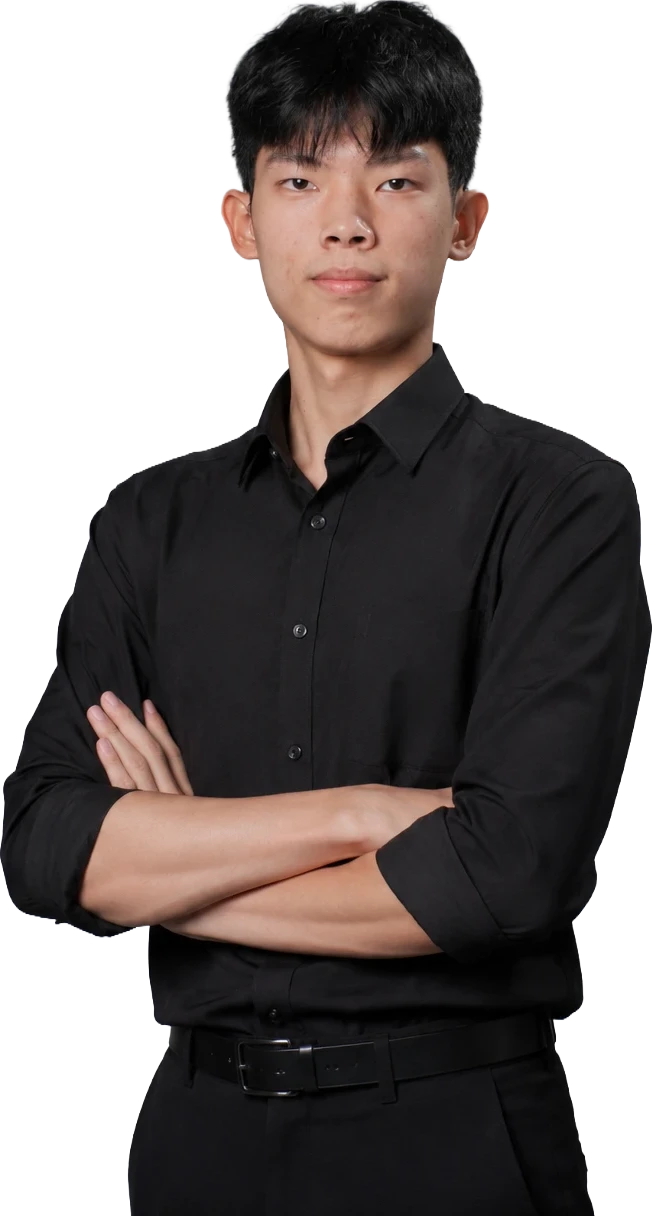
#> input picture assets/character.webp, 652 x 1216 px, found by its file name
$ python toonify.py assets/character.webp assets/character-toon.webp
#> lines starting #> are read from the running program, lines starting #| are printed output that depends on the picture
"""Ubah foto berlatar transparan jadi ilustrasi biru ala Persona 3 Reload.

Pakai:  python tools/toonify.py assets/character.webp assets/character-toon.webp

Langkah: grayscale -> diterangkan -> 5 warna (navy, biru, cyan, biru pucat, putih)
lalu dikali garis hitam hasil deteksi tepi. Transparansi foto asli dipertahankan.
"""
import sys

import numpy as np
from PIL import Image, ImageFilter

PALETTE = np.array([
    (3, 8, 34),       # bayangan paling gelap (hampir hitam)
    (10, 36, 122),    # biru tua
    (58, 168, 255),   # cyan
    (214, 241, 255),  # biru pucat
    (255, 255, 255),  # sorotan
], dtype=np.float32) / 255
THRESHOLDS = [0.24, 0.40, 0.56, 0.70]  # batas kecerahan antar warna di atas
SCALE = 1.6       # perbesar dulu supaya garis lebih halus
GAMMA = 0.62      # < 1 = lebih terang (baju hitam jadi ada detail)
BLUR = 1.4        # haluskan sebelum dibagi warna
INK = 14.0        # makin besar makin tebal/banyak garis
INK_OFFSET = 1.2
OUTLINE = 5        # tebal garis luar siluet (px, setelah diperbesar)


def toonify(src, dst):
#> called with src = 'assets/character.webp', dst = 'assets/character-toon.webp'
    im = Image.open(src).convert("RGBA")
#> im is the input picture: PIL image 652x1216 RGBA; mean R, G, B, A 45.3, 38.8, 37.3, 159.7
    im = im.resize((int(im.width * SCALE), int(im.height * SCALE)), Image.LANCZOS)
#> im: PIL image 1043x1945 RGBA
    rgba = np.asarray(im, dtype=np.float32) / 255
    alpha = rgba[..., 3]

    # premultiplied supaya tepi siluet ikut jadi garis
    gray = (rgba[..., 0] * .3 + rgba[..., 1] * .59 + rgba[..., 2] * .11) * alpha
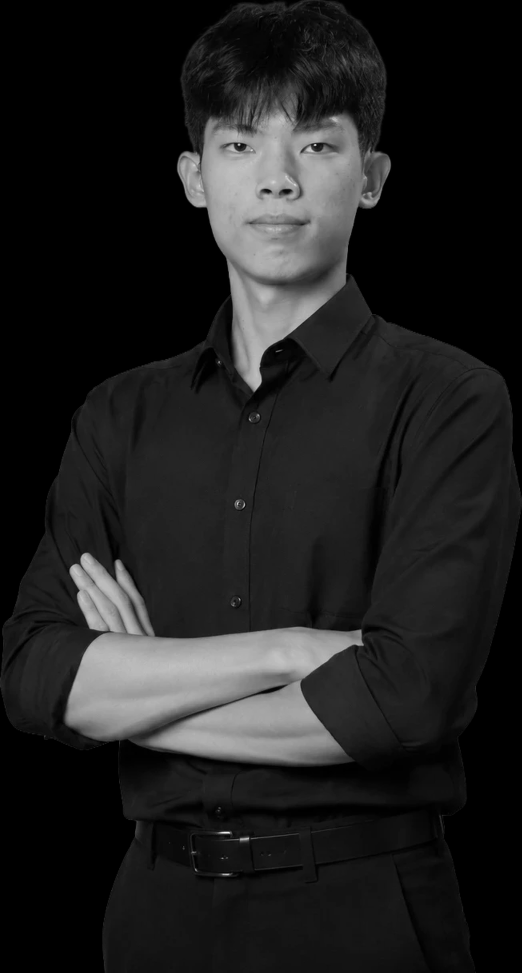
#> gray: shape (1945, 1043) float32 (shown at 1/2 size); min 0, max 0.999, mean 0.125
    lit = gray ** GAMMA
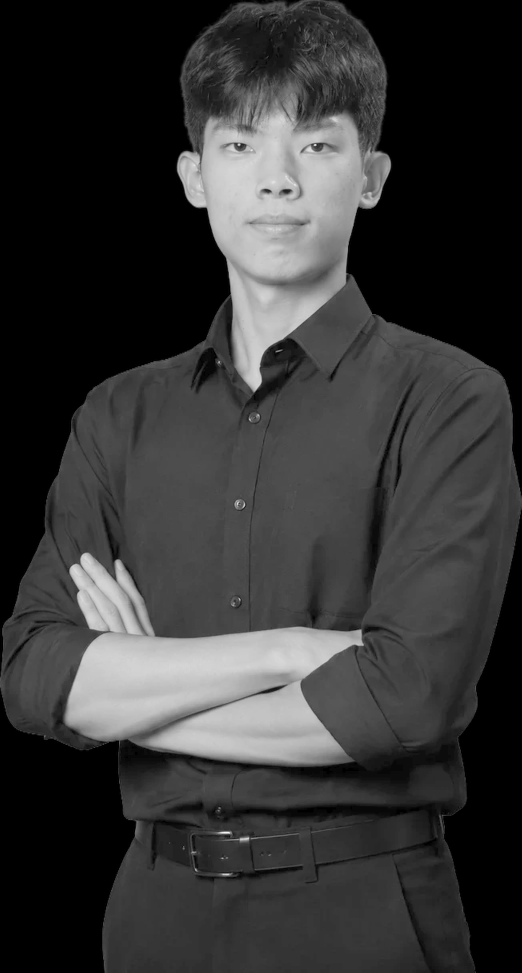
#> lit: shape (1945, 1043) float32 (shown at 1/2 size); min 0, max 0.999, mean 0.21
    soft_img = Image.fromarray((lit * 255).astype(np.uint8)).filter(ImageFilter.GaussianBlur(BLUR))
    soft = np.asarray(soft_img, dtype=np.float32) / 255

    lap = soft_img.filter(ImageFilter.Kernel((3, 3), [-1, -1, -1, -1, 8, -1, -1, -1, -1], 1, 0))
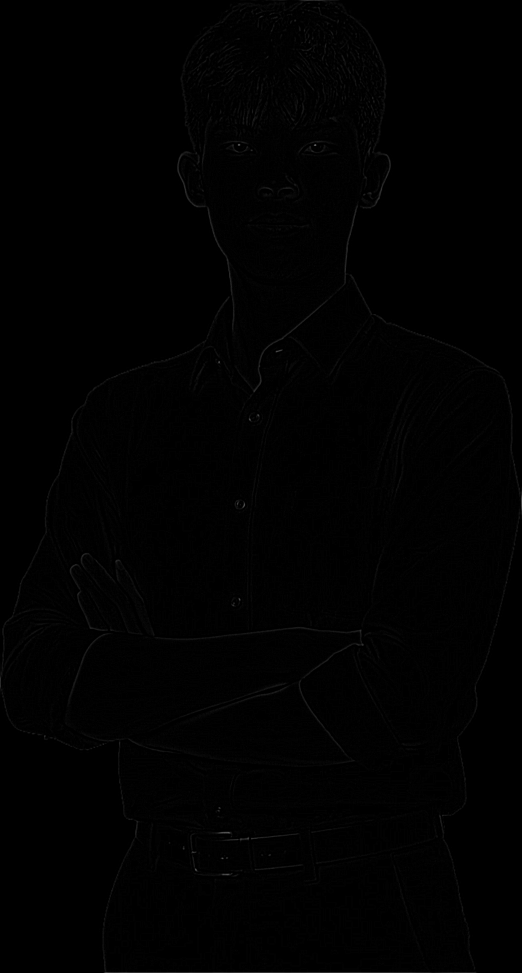
#> lap: PIL image 1043x1945 L (shown at 1/2 size); min 0, max 125, mean 1
    edge = np.asarray(lap, dtype=np.float32) / 255
    lines = np.clip(INK_OFFSET - INK * edge, 0, 1)[..., None]
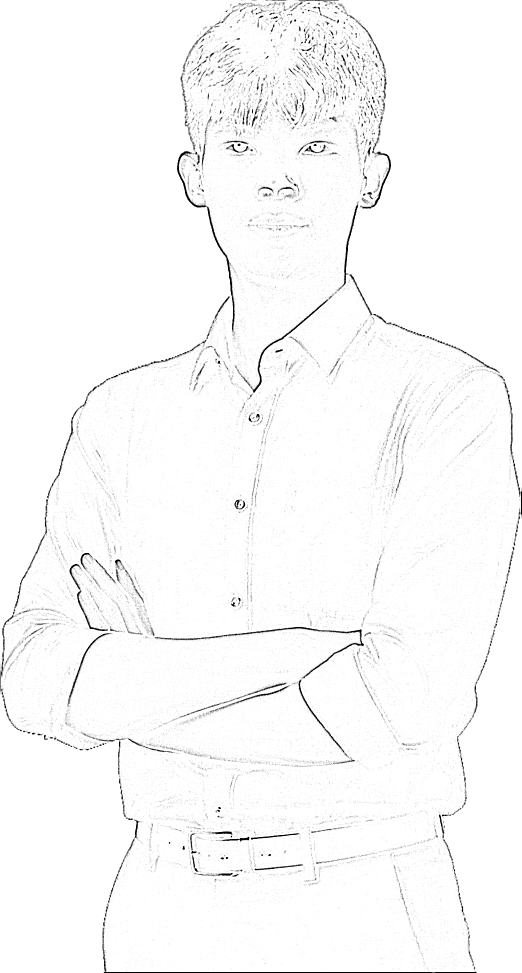
#> lines: shape (1945, 1043, 1) float32 (shown at 1/2 size); min 0, max 1, mean 0.98

    idx = np.digitize(soft, THRESHOLDS)
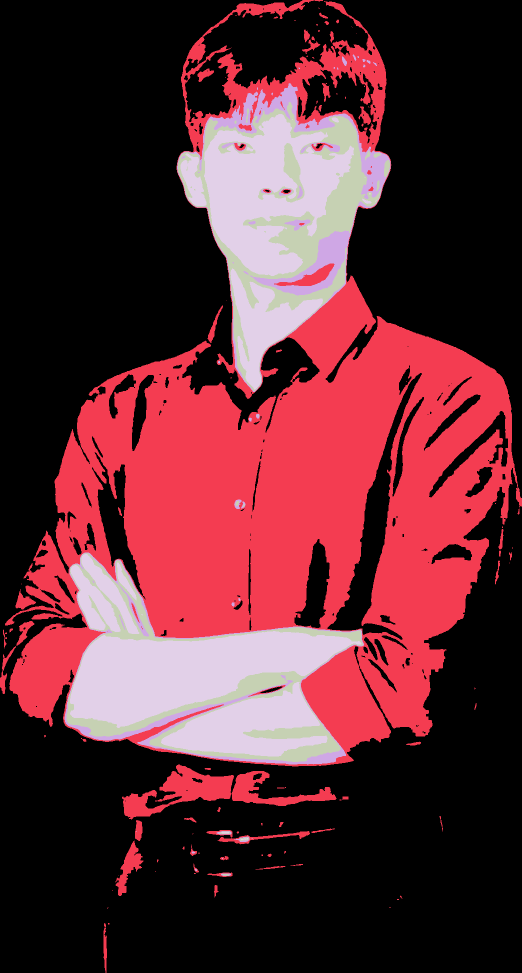
#> idx: shape (1945, 1043) int64 (shown at 1/2 size); 5 distinct labels, from 0 to 4; one colour per label, 0 black
    flat = PALETTE[idx] * lines

    # garis luar hitam: siluet dilebarkan, ditaruh di belakang gambar
    a_img = Image.fromarray((alpha * 255).astype(np.uint8))
    outer = np.asarray(a_img.filter(ImageFilter.MaxFilter(OUTLINE * 2 + 1)), dtype=np.float32) / 255
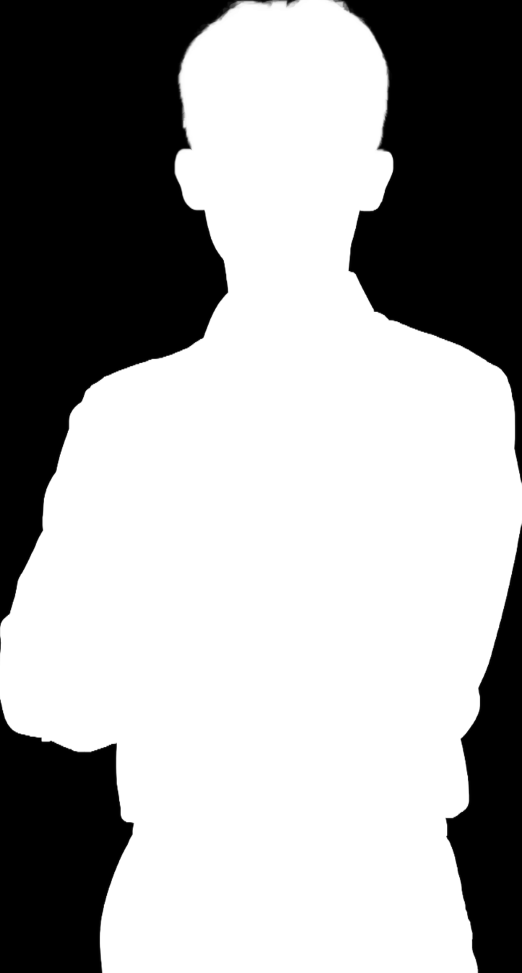
#> outer: shape (1945, 1043) float32 (shown at 1/2 size); min 0, max 1, mean 0.641
    a = alpha[..., None]
    rgb = flat * a + PALETTE[0] * (1 - a)
    out = np.dstack([rgb, np.maximum(alpha, outer)])
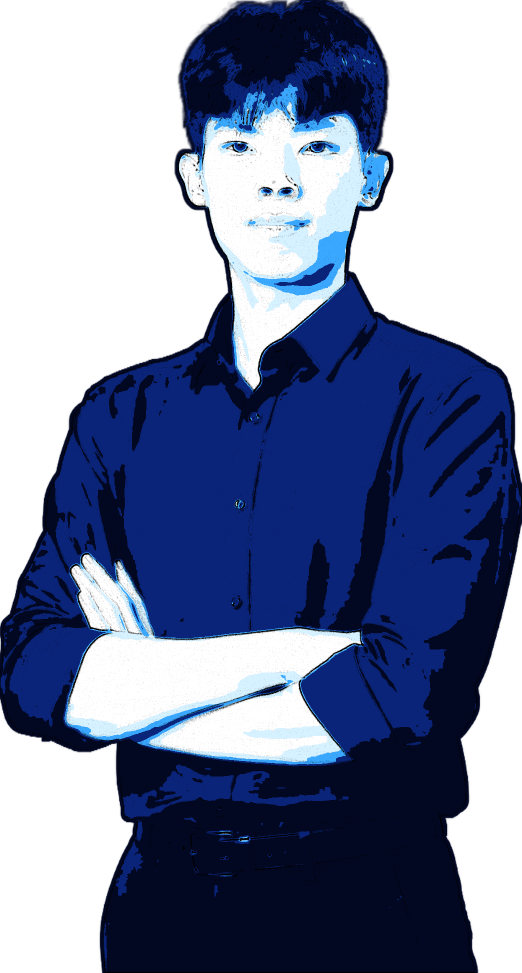
#> out: shape (1945, 1043, 4) float32 (shown at 1/2 size); mean of channels 0, 1, 2, 3 0.128, 0.173, 0.324, 0.641; transparent parts drawn white
    Image.fromarray((out * 255).astype(np.uint8), "RGBA").save(dst, quality=92)
    print(f"{dst}: {im.width}x{im.height}")
#| assets/character-toon.webp: 1043x1945


if __name__ == "__main__":
    toonify(sys.argv[1], sys.argv[2])

$ run again, with assets/hero.webp copied over assets/character.webp
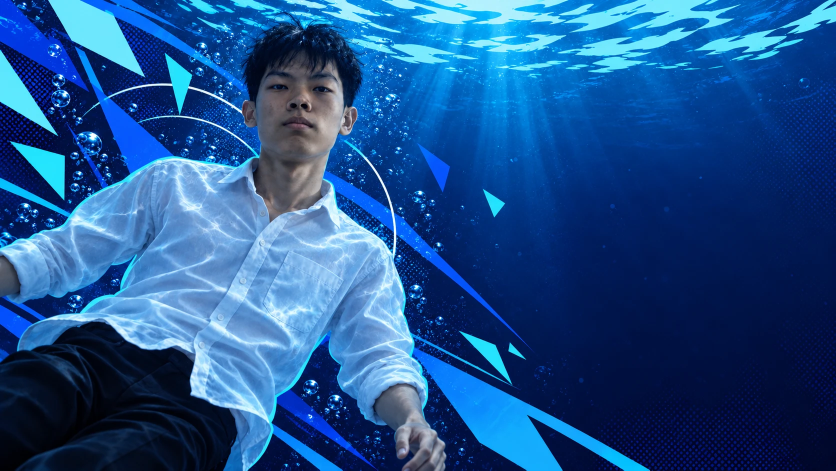
#> input picture assets/hero.webp, 1672 x 941 px, found by its file name (shown at 1/2 size)
#> alpha: shape (1505, 2675) float32; every value is 1
#> in toonify, `idx = np.digitize(soft, THRESHOLDS)`:
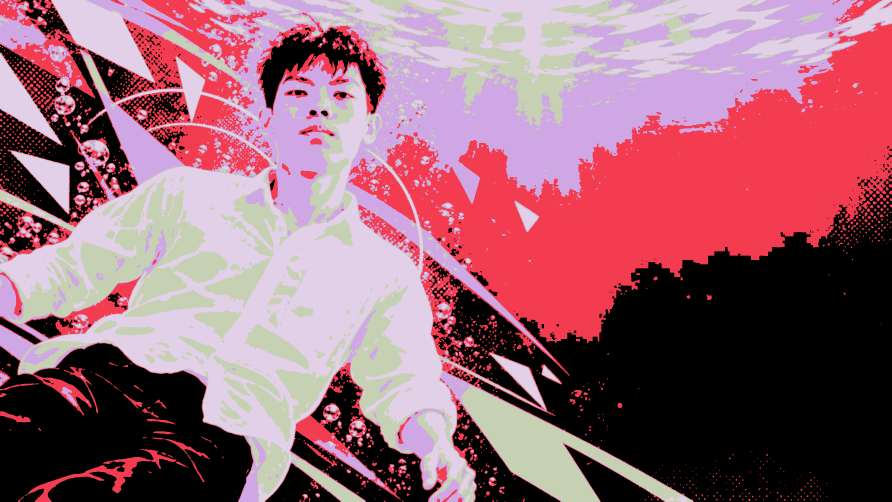
#> idx: shape (1505, 2675) int64 (shown at 1/3 size); 5 distinct labels, from 0 to 4; one colour per label, 0 black
#> in toonify, `flat = PALETTE[idx] * lines`:
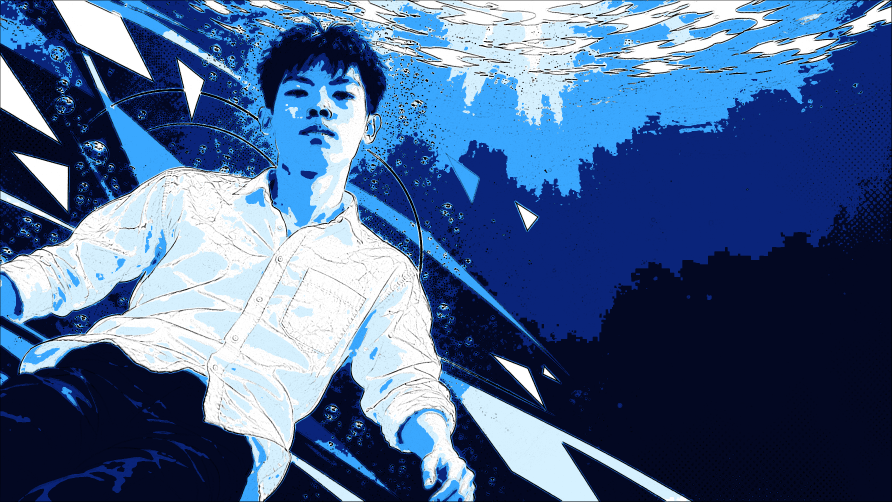
#> flat: shape (1505, 2675, 3) float32 (shown at 1/3 size); mean of channels 0, 1, 2 0.287, 0.391, 0.569; drawn as R, G, B
#> a_img: PIL image 2675x1505 L; every value is 255
#| assets/character-toon.webp: 2675x1505
